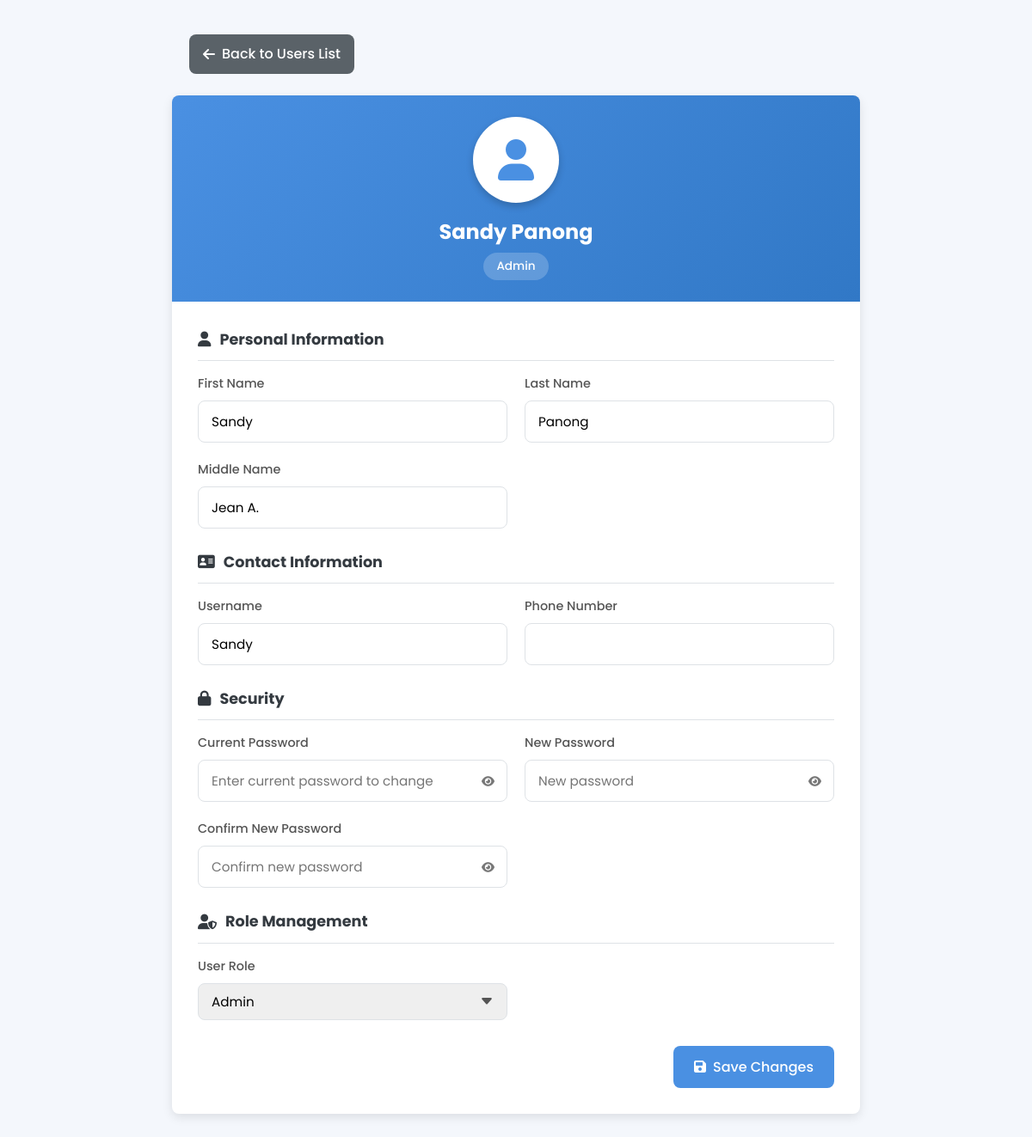
The app's page /maonani/edit_staff.php?id=1 (signed in) with its own data.
### tables this page shows
CREATE TABLE `users` (
  `id` int(11) NOT NULL,
  `first_name` varchar(100) NOT NULL,
  `last_name` varchar(100) NOT NULL,
  `middle_name` varchar(100) DEFAULT NULL,
  `username` varchar(100) NOT NULL,
  `password` varchar(255) NOT NULL,
  `role` enum('admin','staff') NOT NULL DEFAULT 'staff',
  `phone` varchar(20) DEFAULT NULL
);

### maonani/edit_staff.php (the view, shortened to what this page needs)
<?php
$host = "localhost";
$dbname = "accountant";
$username = "root";
$password = "";
$conn = new mysqli($host, $username, $password, $dbname);
$role = $_SESSION['role'];
$edit_user_id = isset($_GET['id']) ? (int)$_GET['id'] : 0;
$stmt = $conn->prepare("SELECT * FROM users WHERE id = ?");
$stmt->bind_param("i", $edit_user_id);
$stmt->execute();
$result = $stmt->get_result();
$user = $result->fetch_assoc();
?>
<!DOCTYPE html>
<html lang="en">
<head>
    <link rel="stylesheet" href="https://cdnjs.cloudflare.com/ajax/libs/font-awesome/6.0.0/css/all.min.css">
</head>
<body>
    <div class="container">
        <div class="page-header">
            <a href="manage_staff.php" class="back-btn">
                <i class="fas fa-arrow-left"></i> Back to Users List
            </a>
        </div>
        <div class="user-card">
            <div class="user-header">
                <div class="user-avatar">
                    <i class="fas fa-user"></i>
                </div>
                <h2 class="user-name"><?php echo htmlspecialchars($user['first_name'].' '.$user['last_name']); ?></h2>
                <span class="user-role"><?php echo ucfirst(htmlspecialchars($user['role'])); ?></span>
            </div>
            <form method="POST" class="form-content">
                <div class="form-section">
                    <h3 class="section-title">
                        <i class="fas fa-user"></i> Personal Information
                    </h3>
                    <div class="form-group">
                        <div class="form-control">
                            <label for="first_name">First Name</label>
                            <input type="text" id="first_name" name="first_name" value="<?php echo htmlspecialchars($user['first_name']); ?>" required>
                        </div>
                        <div class="form-control">
                            <label for="last_name">Last Name</label>
                            <input type="text" id="last_name" name="last_name" value="<?php echo htmlspecialchars($user['last_name']); ?>" required>
                        </div>
                        <div class="form-control">
                            <label for="middle_name">Middle Name</label>
                            <input type="text" id="middle_name" name="middle_name" value="<?php echo htmlspecialchars($user['middle_name'] ?? ''); ?>">
                        </div>
                    </div>
                </div>
                <div class="form-section">
                    <h3 class="section-title">
                        <i class="fas fa-address-card"></i> Contact Information
                    </h3>
                    <div class="form-group">
                        <div class="form-control">
                            <label for="username">Username</label>
                            <input type="text" id="username" name="username" value="<?php echo htmlspecialchars($user['username']); ?>" required>
                        </div>
                        <div class="form-control">
                            <label for="phone">Phone Number</label>
                            <input type="text" id="phone" name="phone" value="<?php echo htmlspecialchars($user['phone']); ?>">
                        </div>
                    </div>
                </div>
                <div class="form-section">
                    <h3 class="section-title">
                        <i class="fas fa-lock"></i> Security
                    </h3>
                    <div class="form-group">
                        <div class="form-control">
                            <label for="current_password">Current Password</label>
                            <div class="password-group">
                                <input type="password" id="current_password" name="current_password" placeholder="Enter current password to change">
                                <button type="button" class="password-toggle" data-target="current_password">
                                    <i class="fas fa-eye"></i>
                                </button>
                            </div>
                        </div>
                        <div class="form-control">
                            <label for="new_password">New Password</label>
                            <div class="password-group">
                                <input type="password" id="new_password" name="new_password" placeholder="New password">
                                <button type="button" class="password-toggle" data-target="new_password">
                                    <i class="fas fa-eye"></i>
                                </button>
                            </div>
                        </div>
                        <div class="form-control">
                            <label for="confirm_password">Confirm New Password</label>
                            <div class="password-group">
                                <input type="password" id="confirm_password" name="confirm_password" placeholder="Confirm new password">
                                <button type="button" class="password-toggle" data-target="confirm_password">
                                    <i class="fas fa-eye"></i>
                                </button>
                            </div>
                        </div>
                    </div>
                </div>
                <?php if ($role === 'admin'): ?>
                <div class="form-section">
                    <h3 class="section-title">
                        <i class="fas fa-user-shield"></i> Role Management
                    </h3>
                    <div class="form-group">
                        <div class="form-control">
                            <label for="role">User Role</label>
                            <select id="role" name="role">
                                <option value="admin" <?php echo $user['role'] === 'admin' ? 'selected' : ''; ?>>Admin</option>
                            </select>
                        </div>
                    </div>
                </div>
                <?php endif; ?>
                <div class="action-buttons">
                    <button type="submit" name="update_user" class="btn btn-primary">
                        <i class="fas fa-save"></i> Save Changes
                    </button>
                </div>
            </form>
        </div>
    </div>
</body>
</html>

### maonani/edit_staff.php (style rules this page uses)
:root { --primary-color: #4a90e2; --secondary-color: #5a6268; --success-color: #28a745; --danger-color: #dc3545; --warning-color: #ffc107; --light-color: #f8f9fa; --dark-color: #343a40; --border-color: #dee2e6; --border-radius: 8px; --box-shadow: 0 4px 12px rgba(0, 0, 0, 0.1); --transition: all 0.3s ease; }
* { margin: 0; padding: 0; box-sizing: border-box; }
body { font-family: 'Poppins', sans-serif; background-color: #f4f7fc; color: #333; line-height: 1.6; }
.container { max-width: 800px; margin: 40px auto; padding: 0; }
.page-header { display: flex; justify-content: space-between; align-items: center; margin-bottom: 25px; padding: 0 20px; }
.back-btn { display: inline-flex; align-items: center; gap: 8px; background: var(--secondary-color); color: white; padding: 10px 16px; text-decoration: none; border-radius: var(--border-radius); transition: var(--transition); font-weight: 500; }
.user-card { background: #fff; border-radius: var(--border-radius); box-shadow: var(--box-shadow); overflow: hidden; }
.user-header { background: linear-gradient(135deg, var(--primary-color) 0%, #3178c6 100%); color: white; padding: 25px; text-align: center; position: relative; }
.user-avatar { width: 100px; height: 100px; background: white; border-radius: 50%; display: flex; align-items: center; justify-content: center; margin: 0 auto 15px; box-shadow: 0 4px 8px rgba(0, 0, 0, 0.2); border: 4px solid rgba(255, 255, 255, 0.3); }
.user-avatar i { font-size: 48px; color: var(--primary-color); }
.user-name { font-size: 1.5rem; margin-bottom: 5px; }
.user-role { display: inline-block; background: rgba(255, 255, 255, 0.2); padding: 5px 15px; border-radius: 20px; font-size: 0.85rem; font-weight: 500; }
.form-content { padding: 30px; }
.form-section { margin-bottom: 25px; }
.section-title { font-size: 1.1rem; color: var(--dark-color); margin-bottom: 15px; padding-bottom: 10px; border-bottom: 1px solid var(--border-color); display: flex; align-items: center; gap: 10px; }
.form-group { display: grid; grid-template-columns: repeat(auto-fill, minmax(240px, 1fr)); gap: 20px; margin-bottom: 20px; }
.form-control { margin-bottom: 0; }
.form-control label { display: block; font-weight: 500; margin-bottom: 8px; color: #555; font-size: 0.9rem; }
.form-control input, .form-control select { width: 100%; padding: 12px 15px; border: 1px solid var(--border-color); border-radius: var(--border-radius); transition: var(--transition); font-family: inherit; font-size: 0.95rem; }
.form-control select { appearance: none; background-repeat: no-repeat; background-position: right 15px center; padding-right: 40px; }
.password-group { position: relative; }
.password-toggle { position: absolute; right: 15px; top: 50%; transform: translateY(-50%); background: none; border: none; color: #777; cursor: pointer; }
.action-buttons { display: flex; justify-content: flex-end; gap: 15px; margin-top: 30px; }
.btn { padding: 12px 24px; border-radius: var(--border-radius); border: none; font-weight: 500; cursor: pointer; transition: var(--transition); font-family: inherit; font-size: 1rem; display: inline-flex; align-items: center; gap: 8px; }
.btn-primary { background: var(--primary-color); color: white; }

### records on screen
users: first_name+last_name "Sandy Panong", role "Admin", first_name "Sandy", last_name "Panong", middle_name "Jean A.", username "Sandy"
